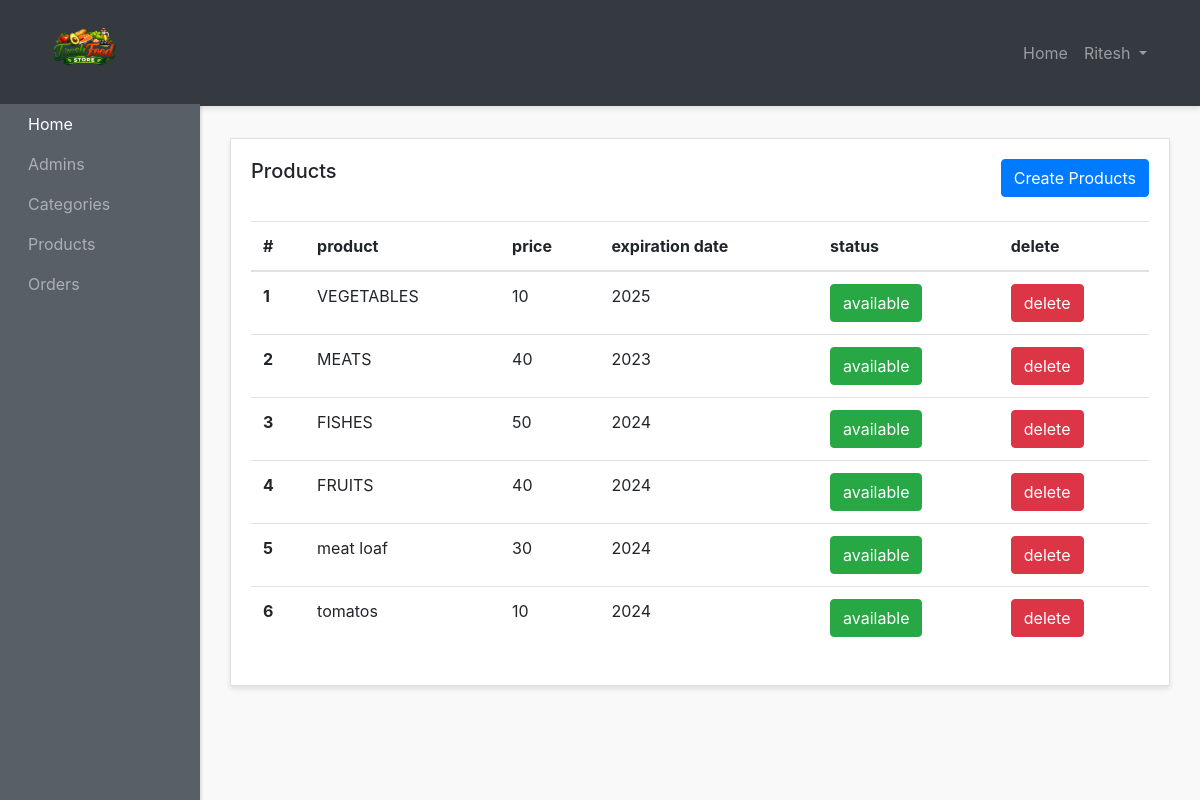
The app's page /admin-panel/products-admins/show-products.php (signed in) with its own data.
### tables this page shows
CREATE TABLE `products` (
  `id` int(3) NOT NULL,
  `title` varchar(200) NOT NULL,
  `description` text NOT NULL,
  `price` varchar(10) NOT NULL,
  `quantity` int(3) NOT NULL DEFAULT 1,
  `image` varchar(200) NOT NULL,
  `exp_date` varchar(200) NOT NULL,
  `category_id` int(3) NOT NULL,
  `status` int(1) NOT NULL DEFAULT 1,
  `created_at` timestamp NOT NULL DEFAULT current_timestamp()
);

### admin-panel/products-admins/show-products.php (the view, shortened to what this page needs)
<?php require "../layouts/header.php"; ?>
<?php require "../../config/config.php"; ?>
<?php
  $products = $conn->query("SELECT * FROM products");
  $products->execute();
  $allProducts = $products->fetchAll(PDO::FETCH_OBJ);
?>
      <div class="row mt-5">
        <div class="col">
          <div class="card">
            <div class="card-body">
              <h5 class="card-title mb-4 d-inline">Products</h5>
              <a  href="<?php echo ADMINURL; ?>/products-admins/create-products.php" class="btn btn-primary mb-4 text-center float-right">Create Products</a>
              <table class="table">
                <thead>
                  <tr>
                    <th scope="col">#</th>
                    <th scope="col">product</th>
                    <th scope="col">price</th>
                    <th scope="col">expiration date</th>
                    <th scope="col">status</th>
                    <th scope="col">delete</th>
                  </tr>
                </thead>
                <tbody>
                  <?php foreach ($allProducts as $product) : ?>
                    <tr>
                      <th scope="row"><?php echo $product->id; ?></th>
                      <td><?php echo $product->title; ?></td>
                      <td><?php echo $product->price; ?></td>
                      <td><?php echo $product->exp_date; ?></td>
                      <?php if($product->status == 0) : ?>
                        <td><a href="<?php echo ADMINURL; ?>/products-admins/status.php?id=<?php echo $product->id; ?>&status=<?php echo $product->status; ?>" class="btn btn-danger  text-center ">unavailable</a></td>
                      <?php else : ?>
                        <td><a href="<?php echo ADMINURL; ?>/products-admins/status.php?id=<?php echo $product->id; ?>&status=<?php echo $product->status; ?>" class="btn btn-success  text-center ">available</a></td>
                      <?php endif; ?>
                      <td><a href="<?php echo ADMINURL; ?>/products-admins/delete-products.php?id=<?php echo $product->id; ?>" class="btn btn-danger  text-center ">delete</a></td>
                    </tr>
                  <?php endforeach; ?>
                </tbody>
              </table>
            </div>
          </div>
        </div>
      </div>
<?php require "../layouts/footer.php"; ?>

### admin-panel/layouts/header.php (shortened to what this page needs)
<!DOCTYPE html>
<html lang="en">
<head>
    <link href="http://maxcdn.bootstrapcdn.com/bootstrap/4.0.0/css/bootstrap.min.css" rel="stylesheet">
     <link href="<?php echo ADMINURL; ?>/styles/style.css" rel="stylesheet">
</head>
<body>
<div id="wrapper">
    <nav class="navbar header-top fixed-top navbar-expand-lg  navbar-dark bg-dark">
      <div class="container">
      <a class="navbar-brand" href="#">
        <img src="http://localhost/FoodStore/assets/img/logo/logo.png" height="80px" alt="">
      </a>
      <div class="collapse navbar-collapse " id="navbarText">
        <?php if(isset($_SESSION['adminname'])) : ?>
          <ul class="navbar-nav side-nav mt-5" >
            <li class="nav-item">
              <a class="nav-link text-white" style="margin-left: 20px;" href="<?php echo ADMINURL; ?>">Home
              </a>
            </li>
            <li class="nav-item">
              <a class="nav-link" href="<?php echo ADMINURL; ?>/admins/admins.php" style="margin-left: 20px;">Admins</a>
            </li>
            <li class="nav-item">
              <a class="nav-link" href="<?php echo ADMINURL; ?>/categories-admins/show-categories.php" style="margin-left: 20px;">Categories</a>
            </li>
            <li class="nav-item">
              <a class="nav-link" href="<?php echo ADMINURL; ?>/products-admins/show-products.php" style="margin-left: 20px;">Products</a>
            </li>
            <li class="nav-item">
              <a class="nav-link" href="<?php echo ADMINURL; ?>/orders-admins/show-orders.php" style="margin-left: 20px;">Orders</a>
            </li>
          </ul>
        <?php endif; ?>
        <ul class="navbar-nav ml-md-auto d-md-flex">
          <?php if(!isset($_SESSION['adminname'])) : ?>
          <li class="nav-item">
            <a class="nav-link fw-bold fs-1" href="<?php echo ADMINURL; ?>/admins/login-admins.php">Login
              <span class="sr-only">(current)</span>
            </a>
          </li>
          <?php else: ?>
          <li class="nav-item">
            <a class="nav-link" href="<?php echo ADMINURL; ?>">Home
            </a>
          </li>
          <li class="nav-item dropdown">
            <a class="nav-link dropdown-toggle" href="#" id="navbarDropdown" role="button" data-toggle="dropdown" aria-haspopup="true" aria-expanded="false">
              <?php echo $_SESSION['adminname']; ?>
            </a>
          </li>
          <?php endif; ?>
        </ul>
      </div>
    </div>
    </nav>
    <div class="container-fluid">

### admin-panel/layouts/footer.php (shortened to what this page needs)
</div>
</body>
</html>

### admin-panel/styles/style.css (style rules this page uses)
body { background:#f9f9f9; }
#wrapper { padding:90px 15px; }
.navbar-expand-lg .navbar-nav.side-nav { flex-direction: column; }
.card { margin-bottom: 15px; border-radius:0; box-shadow: 0 3px 5px rgba(0,0,0,.1); }
.header-top { box-shadow: 0 3px 5px rgba(0,0,0,.1) }
@media (min-width:992px) { #wrapper { margin-left: 200px;padding: 90px 15px 15px; } }
@media (min-width:992px) { .navbar-nav.side-nav { background: #585f66;box-shadow: 2px 1px 2px rgba(0,0,0,.1);position:fixed;top:56px;flex-direction: column!important;left:0;width:200px;overflow-y:auto;bottom:0;overflow-x:hidden;padding-bottom:40px } }

### records on screen
products: id "1", title "VEGETABLES", price "10", exp_date "2025"
products: id "2", title "MEATS", price "40", exp_date "2023"
products: id "3", title "FISHES", price "50", exp_date "2024"
products: id "4", title "FRUITS", price "40", exp_date "2024"
products: id "5", title "meat loaf", price "30", exp_date "2024"
products: id "6", title "tomatos", price "10", exp_date "2024"

### other values on screen
$_SESSION['adminname'] "Ritesh"
